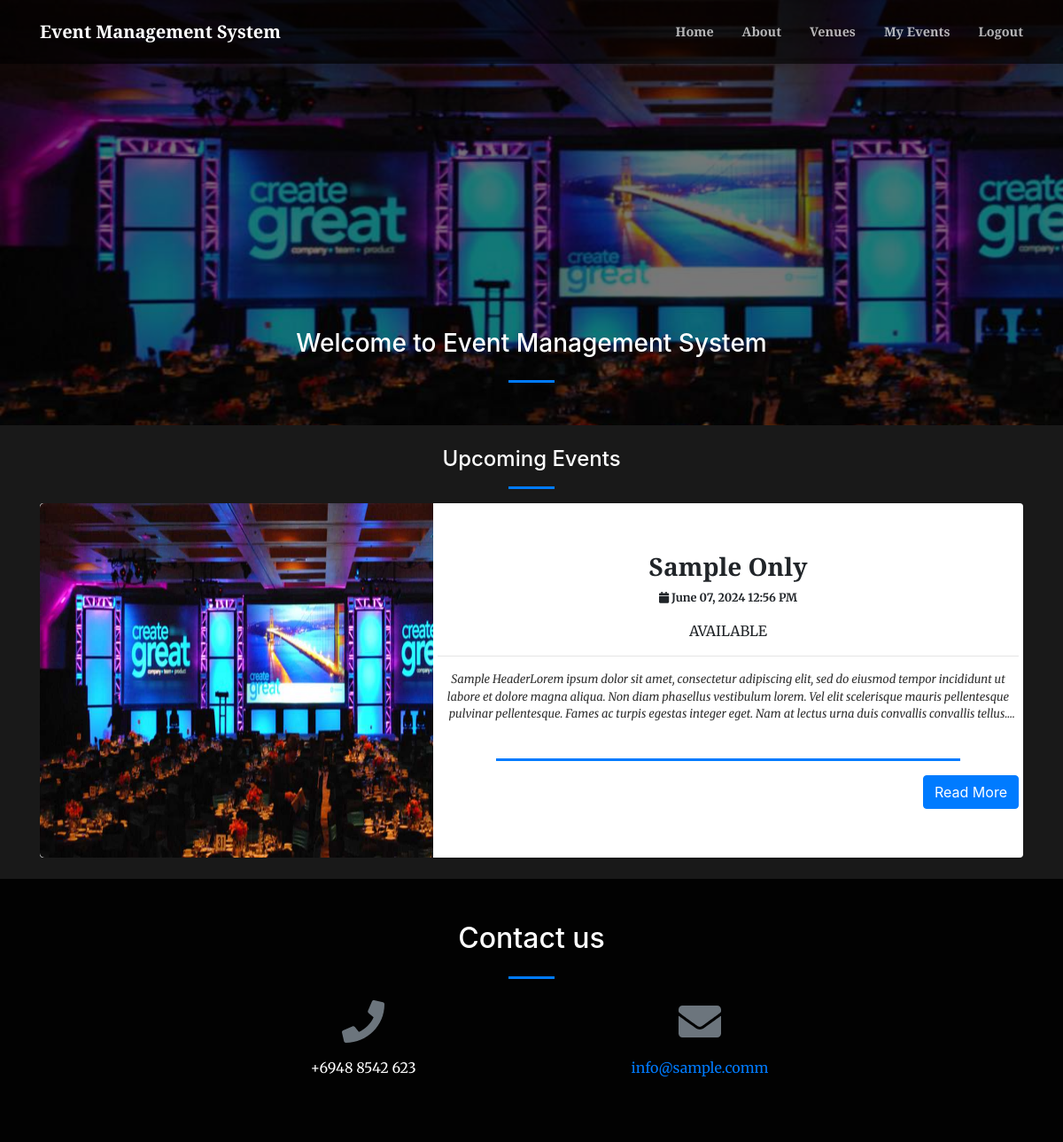
/index.php (signed in), run on the app's committed database.
### tables this page shows
CREATE TABLE `events` (
  `id` int(30) NOT NULL,
  `venue_id` int(30) NOT NULL,
  `event` text NOT NULL,
  `description` text NOT NULL,
  `schedule` datetime NOT NULL,
  `type` tinyint(1) NOT NULL DEFAULT 1 COMMENT '1=Public, 2-Private',
  `audience_capacity` int(30) NOT NULL,
  `payment_type` tinyint(1) NOT NULL DEFAULT 1 COMMENT '1=Free,payable',
  `amount` double NOT NULL DEFAULT 0,
  `banner` text NOT NULL,
  `date_created` datetime NOT NULL,
  `status` varchar(255) DEFAULT 'AVAILABLE'
);

### home.php (the view, shortened to what this page needs)
<?php
include 'admin/db_connect.php';
?>
        <header class="masthead">
            <div class="container-fluid h-100">
                <div class="row h-100 align-items-center justify-content-center text-center">
                    <div class="col-lg-8 align-self-end mb-4 page-title">
                    	<h3 class="text-white">Welcome to <?php echo $_SESSION['system']['name']; ?></h3>
                        <hr class="divider my-4" />
                    </div>
                </div>
            </div>
        </header>
            <?php if(isset($_SESSION['login_id'])): ?>
            <div class="container mt-3 pt-2">
                <h4 class="text-center text-white">Upcoming Events</h4>
                <hr class="divider">
                <?php
                $event = $conn->query("SELECT e.*,v.venue FROM events e inner join venue v on v.id=e.venue_id where date_format(e.schedule,'%Y-%m%-d') >= '".date('Y-m-d')."' and e.type = 1 order by unix_timestamp(e.schedule) asc");
                while($row = $event->fetch_assoc()):
                    $trans = get_html_translation_table(HTML_ENTITIES,ENT_QUOTES);
                    unset($trans["\""], $trans["<"], $trans[">"], $trans["<h2"]);
                    $desc = strtr(html_entity_decode($row['description']),$trans);
                    $desc=str_replace(array("<li>","</li>"), array("",","), $desc);
                ?>
                <div class="card event-list" data-id="<?php echo $row['id'] ?>">
                     <div class='banner'>
                        <?php if(!empty($row['banner'])): ?>
                            <img src="admin/assets/uploads/<?php echo($row['banner']) ?>" alt="">
                        <?php endif; ?>
                    </div>
                    <div class="card-body">
                        <div class="row  align-items-center justify-content-center text-center h-100">
                            <div class="">
                                <h3><b class="filter-txt"><?php echo ucwords($row['event']) ?></b></h3>
                                <div><small><p><b><i class="fa fa-calendar"></i> <?php echo date("F d, Y h:i A",strtotime($row['schedule'])) ?></b></p></small></div>
                                <div class = "rounded rounded-lg"> <?php echo $row['status'] ?></b></p></small></div>
                                <hr>
                                <larger class="truncate filter-txt"><?php echo strip_tags($desc) ?></larger>
                                <br>
                                <hr class="divider"  style="max-width: calc(80%)">
                                <button class="btn btn-primary float-right read_more" data-id="<?php echo $row['id'] ?>">Read More</button>
                            </div>
                        </div>
                    </div>
                </div>
                <br>
                <?php endwhile; ?>
            </div>
            <?php endif; ?>

### home.php (style rules this page uses)
.event-list { cursor: pointer; }
.banner { display: flex; justify-content: center; align-items: center; min-height: 26vh; width: calc(30%); }
.banner img { width: calc(100%); height: calc(100%); cursor :pointer; }
.event-list { cursor: pointer; border: unset; flex-direction: inherit; }
.event-list .banner { width: calc(40%) }
.event-list .card-body { width: calc(60%) }
.event-list .banner img { border-top-left-radius: 5px; border-bottom-left-radius: 5px; min-height: 50vh; }
.banner { min-height: calc(100%) }

### data on the page
events: banner (picture), event "Sample Only", schedule "June 07, 2024 12:56 PM", status "AVAILABLE", description "Sample HeaderLorem ipsum dolor sit amet, consectetur adipiscing elit, sed do eiusmod tempor incididunt ut labore et dolore magna aliqua. Non diam phasellus vestibulum lorem. Vel elit scelerisque mauris pellentesque pulvinar pellentesque. Fames ac turpis egestas integer eget. Nam at lectus urna duis convallis convallis…"

### other printed values
$_SESSION['system']['name'] "Event Management System"
$_SESSION['system']['contact'] "+6948 8542 623"
$_SESSION['system']['email'] "info@sample.comm"
